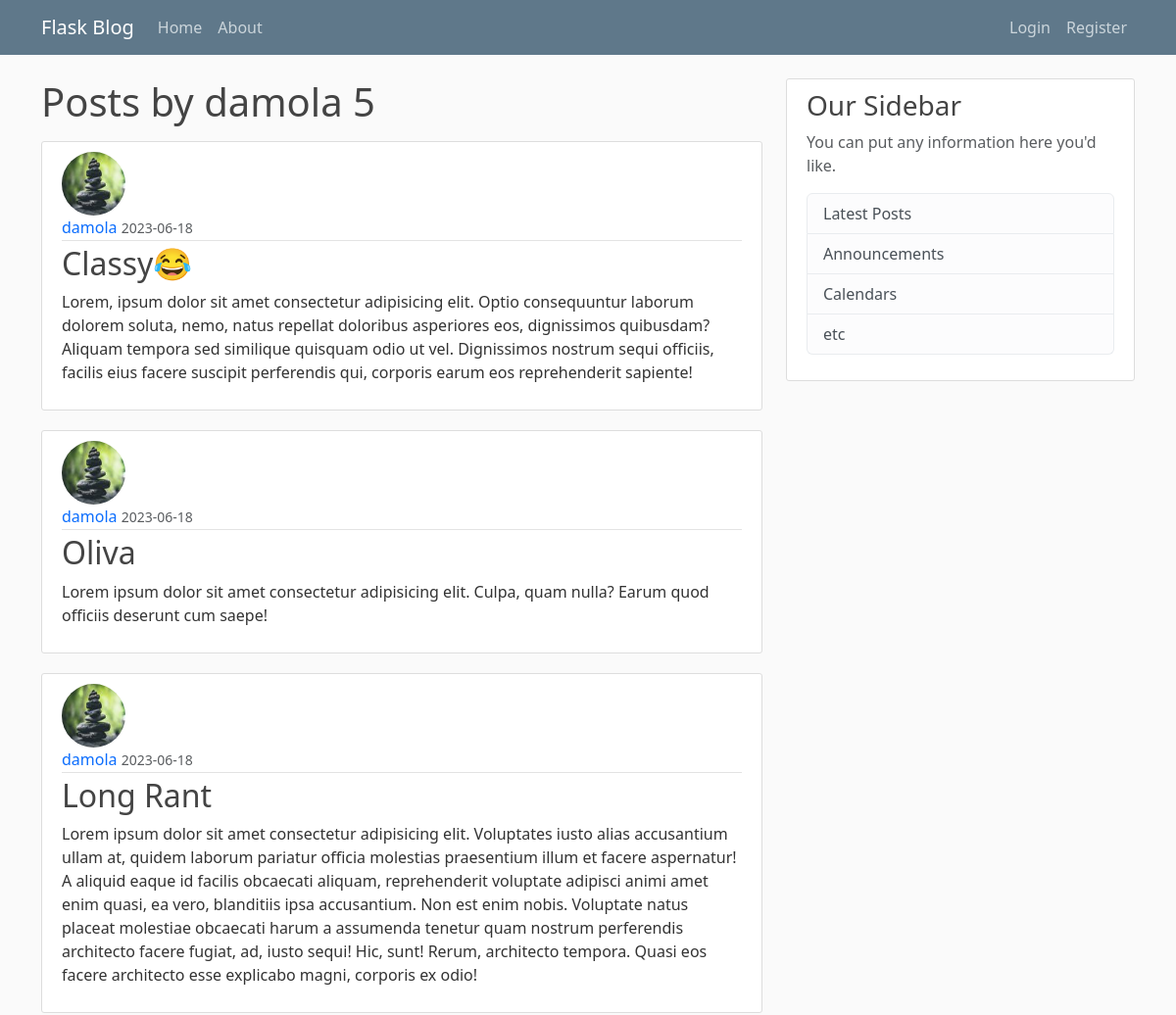
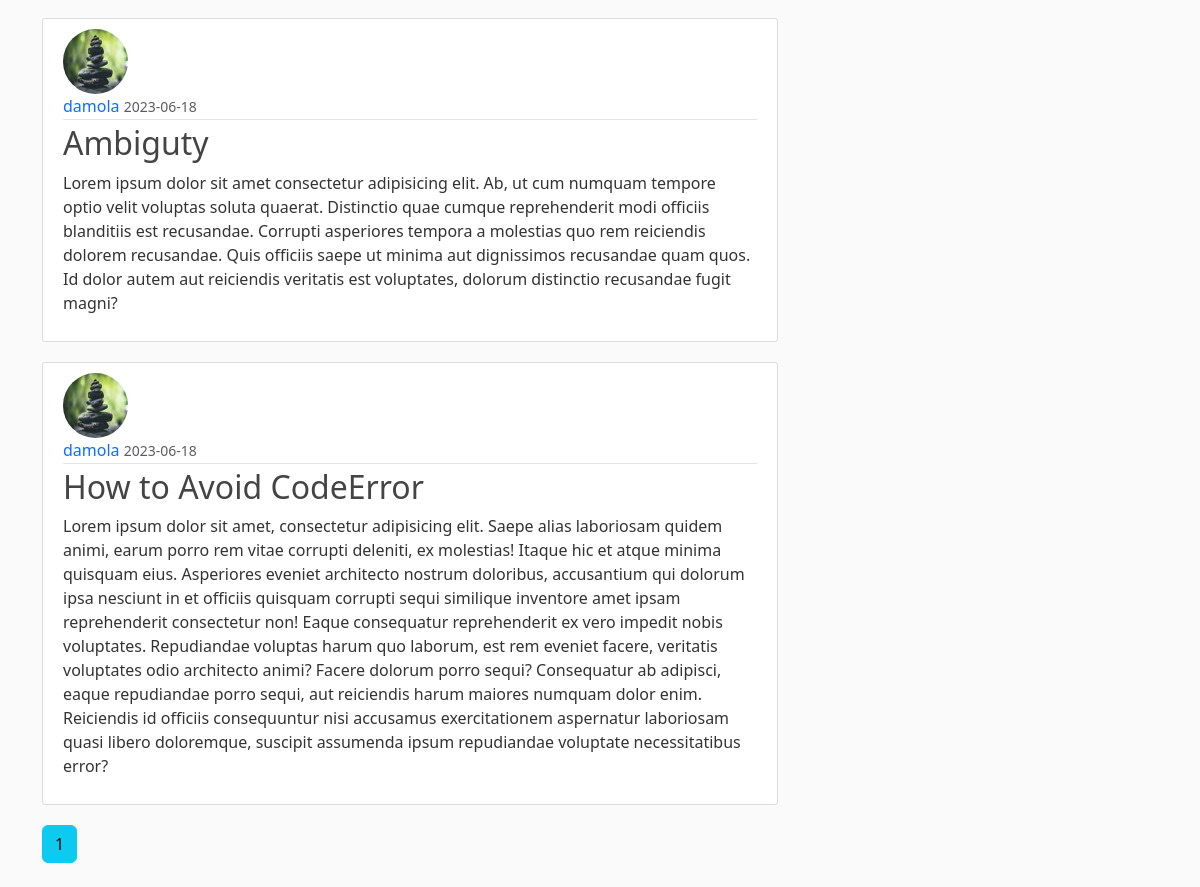
Page /user/damola on the committed database (2 pictures, top to bottom).
### flask_blog/models.py (models this page shows, shortened)
class User(db.Model, UserMixin): # This is a table called 'User', then we create coloumns within it
    id = db.Column(db.Integer, primary_key=True)
    username = db.Column(db.String(20), unique=True, nullable=False) # Username must not be longer that 20characters, it has to be unique, it cannot be 'null' meaning it must not be empty
    email = db.Column(db.String(120), unique=True, nullable=False) # Email must not be longer that 120characters, it has to be unique, it cannot be 'null' meaning it must not be empty
    image_file = db.Column(db.String(20), nullable=False, default='default.jpg') # This is the user profile picture. It is going to be stored as an harsh, and the harsh will be 20characters long. It must not be empty, Default profile picture that every user starts out with must be default
    password = db.Column(db.String(60), nullable=False) # The password will be stored has an harsh, the harsh will be 60characters long
    post = db.relationship('Post', backref='author', lazy=True) # This is to say the 'post' attribute has a relationship with the 'Post' module. The 'backref' is similar to adding another column to the Post module. What the backref allows us to do is When we have a post we can simply use the "author" attribute to get the user who created the post

class Post(db.Model): # This will hold our post
    id = db.Column(db.Integer, primary_key=True)
    title = db.Column(db.String(100), nullable=False) # Title length will max out at 100characters
    date_posted = db.Column(db.DateTime, nullable=False, default=datetime.utcnow) # data posted will have a 'column type' of datatime, it must not be empty, then the default will be set with the datetime.utcnow function without the brakets'()' because we are not calling it now, its just a argument. 'utc' is the most accurate time to use in a db
    content = db.Column(db.Text, nullable=False) # The type of this column is a txt, it must not be empty
    user_id = db.Column(db.Integer, db.ForeignKey('user.id'), nullable=False)

### flask_blog/users/routes.py (the view)
@user.route("/user/<string:username>")
def user_posts(username):
    page = request.args.get('page', 1, type=int)
    user = User.query.filter_by(username=username).first_or_404()
    posts = Post.query.filter_by(author=user)\
        .order_by(Post.date_posted.desc())\
        .paginate(page=page, per_page=5)  # The order_by(Post.date_posted.desc()) is added to make sure that the latest post is found at the top of the blog. back slash is for breaking the line to write in the next line
    return render_template('user_posts.html', posts=posts, user=user)

### flask_blog/templates/user_posts.html
{% extends "layout.html" %} {% block content %}
<h1 class="mb-3">Posts by {{user.username}} {{posts.total}}</h1>
{% for post in posts.items %}
<article class="media content-section">
  <img
    class="rounded-circle article-img"
    src="{{url_for('static', filename='profile_pics/' + post.author.image_file)}}"
    alt=""
  />
  <div class="media-body">
    <div class="article-metadata">
      <a
        class="mr-2"
        href="{{url_for('users.user_posts', username=post.author.username)}}"
        >{{ post.author.username }}</a
      >
      <small class="text-muted"
        >{{ post.date_posted.strftime('%Y-%m-%d') }}</small
      >
    </div>
    <h2>
      <a
        class="article-title"
        href="{{ url_for('posts.post', post_id=post.id) }}"
        >{{ post.title }}</a
      >
    </h2>
    <p class="article-content">{{ post.content }}</p>
  </div>
</article>
{% endfor %} {% for page_num in posts.iter_pages(left_edge=1, right_edge=1,
left_current=1, right_current=2) %} {%if page_num%} {%if posts.page ==
page_num%}
<a
  href="{{url_for('users.user_posts', username=user.username, page=page_num)}}"
  class="btn-info btn mb-4"
  >{{page_num}}</a
>
{%else%}
<a
  href="{{url_for('user.user_posts', username=user.username, page=page_num)}}"
  class="btn-outline-info btn mb-4"
  >{{page_num}}</a
>
{%endif%} {%else%} ... {%endif%} {%endfor%} {% endblock content %}

### flask_blog/static/main.css (style rules this page uses)
*, *::before, *::after { padding: none; margin: none; box-sizing: border-box; text-decoration: none; list-style: none; }
body { background: #fafafa; color: #333333; margin-top: 5rem; }
h1, h2, h3, h4, h5, h6 { color: #444444; }
.content-section { background: #ffffff; padding: 10px 20px; border: 1px solid #dddddd; border-radius: 3px; margin-bottom: 20px; }
.mr-2 { text-decoration: none; }
.article-title { text-decoration: none; color: #444444; }
.article-content { white-space: pre-line; }
.article-img { height: 65px; width: 65px; margin-right: 16px; }
.article-metadata { padding-bottom: 1px; margin-bottom: 4px; border-bottom: 1px solid #e3e3e3 }

### rows in the picture
User: username "damola"
Post: image_file (picture), author.username "damola", date_posted "2023-06-18", title "Classy😂", content "Lorem, ipsum dolor sit amet consectetur adipisicing elit. Optio consequuntur laborum dolorem soluta, nemo, natus repellat doloribus asperiores eos, dignissimos quibusdam? Aliquam tempora sed similique quisquam odio ut vel. Dignissimos nostrum sequi officiis, facilis eius facere suscipit perferendis qui, corporis earum eos reprehenderit sapiente!"
Post: image_file (picture), author.username "damola", date_posted "2023-06-18", title "Oliva", content "Lorem ipsum dolor sit amet consectetur adipisicing elit. Culpa, quam nulla? Earum quod officiis deserunt cum saepe!"
Post: image_file (picture), author.username "damola", date_posted "2023-06-18", title "Long Rant", content "Lorem ipsum dolor sit amet consectetur adipisicing elit. Voluptates iusto alias accusantium ullam at, quidem laborum pariatur officia molestias praesentium illum et facere aspernatur! A aliquid eaque id facilis obcaecati aliquam, reprehenderit voluptate adipisci animi amet enim quasi, ea vero, blanditiis ipsa accusantium. Non est enim nobis. Voluptate natus placeat molestiae obcaecati harum a assumenda tenetur quam nostrum perferendis architecto facere fugiat, ad, iusto sequi! Hic, sunt! Rerum, architecto tempora. Quasi eos facere architecto esse explicabo magni, corporis ex odio!"
Post: image_file (picture), author.username "damola", date_posted "2023-06-18", title "Ambiguty", content "Lorem ipsum dolor sit amet consectetur adipisicing elit. Ab, ut cum numquam tempore optio velit voluptas soluta quaerat. Distinctio quae cumque reprehenderit modi officiis blanditiis est recusandae. Corrupti asperiores tempora a molestias quo rem reiciendis dolorem recusandae. Quis officiis saepe ut minima aut dignissimos recusandae quam quos. Id dolor autem aut reiciendis veritatis est voluptates, dolorum distinctio recusandae fugit magni?"
Post: image_file (picture), author.username "damola", date_posted "2023-06-18", title "How to Avoid CodeError", content "Lorem ipsum dolor sit amet, consectetur adipisicing elit. Saepe alias laboriosam quidem animi, earum porro rem vitae corrupti deleniti, ex molestias! Itaque hic et atque minima quisquam eius. Asperiores eveniet architecto nostrum doloribus, accusantium qui dolorum ipsa nesciunt in et officiis quisquam corrupti sequi similique inventore amet ipsam reprehenderit consectetur non! Eaque consequatur reprehenderit ex vero impedit nobis voluptates. Repudiandae voluptas harum quo laborum, est rem eveniet facere, veritatis voluptates odio architecto animi? Facere dolorum porro sequi? Consequatur ab adipisci, eaque repudiandae porro sequi, aut reiciendis harum maiores numquam dolor enim. Reiciendis…"

### other values in the picture
{{ posts.total }} "5"
{{ page_num }} "1"
